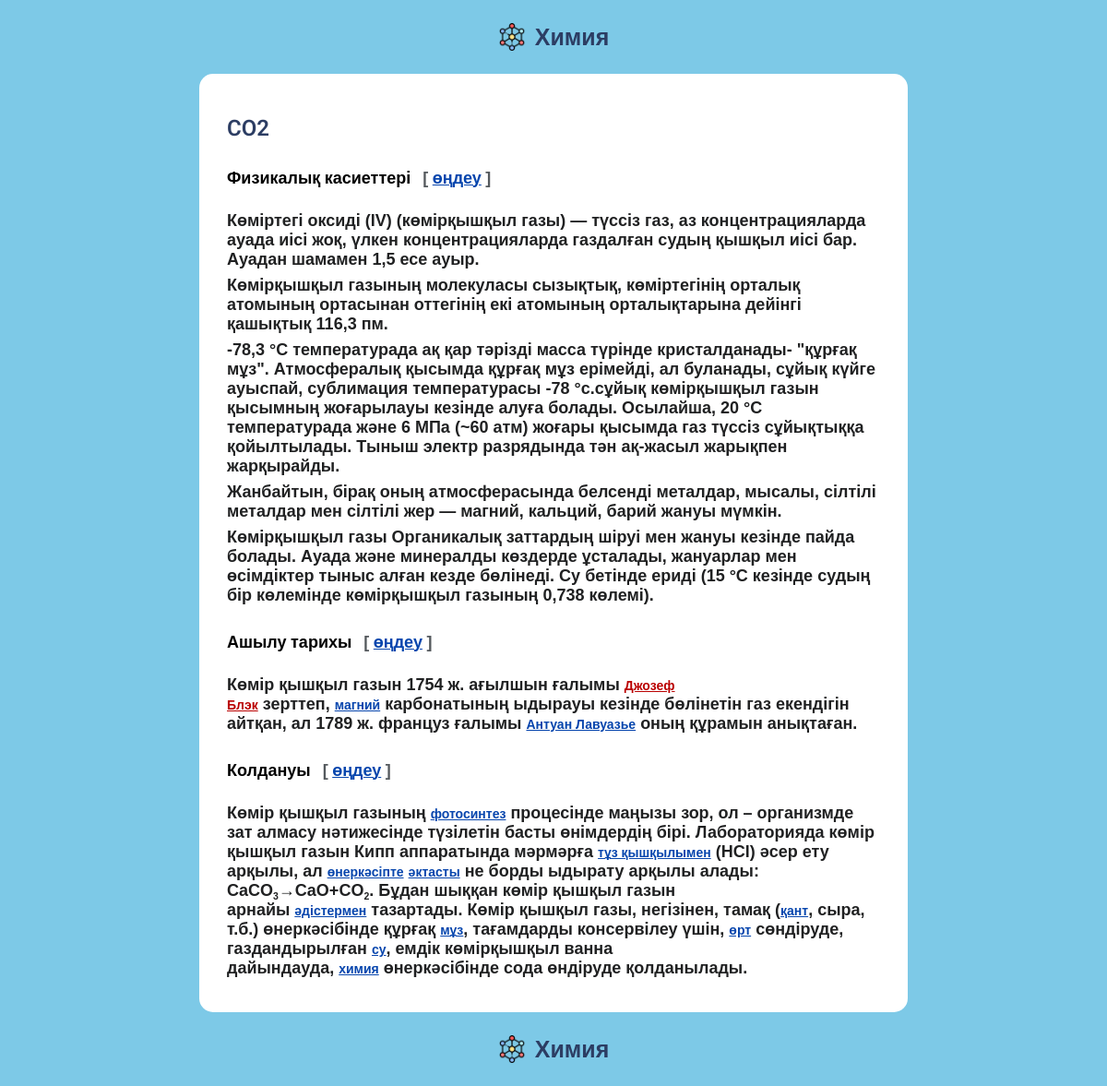
/item.php?id=5, run on the app's committed database.
### tables this page shows
CREATE TABLE items (id INTEGER PRIMARY KEY UNIQUE, name VARCHAR (0, 255), logo TEXT, text TEXT);

### item.php (the view, shortened to what this page needs)
<?php
    include('config.php');
    $id = $_GET['id'];
    $result = $db->prepare("SELECT * FROM items WHERE id = :id");
    $result->execute([':id' => $id]);
    $row = $result->fetchAll(PDO::FETCH_ASSOC);
?>
<!DOCTYPE html>
<html lang="en">
<head>
    <link rel="stylesheet" href="./css/sweetalert2.min.css">
    <link rel="stylesheet" href="./css/style.css">
</head>
<body>
    <header>
        <a href="./">
            <div class="header">
                <img src="./img/logo.png" alt="">
                <span>Химия</span>
            </div>
        </a>
    </header>
    <section>
        <div class="wrapper">
            <div class="block">
                <?php
                    foreach ($row as $row) {
                        ?>
                        <div class="block_title">
                            <h3><?php echo $row['name']; ?></h3>
                        </div>
                        <div class="block_body">
                            <?php echo $row['text']; ?>
                        </div>
                        <?php
                    };
                ?>
            </div>
        </div>
    </section>
    <footer>
        <a href="./">
            <div class="footer">
                <img src="./img/logo.png" alt="">
                <span>Химия</span>
            </div>
        </a>
    </footer>
</body>
</html>

### css/style.css (style rules this page uses)
*, *:before, *:after { box-sizing: border-box; }
body { padding: 0; margin: 0; outline: none; user-select: none; font-family: 'Roboto', sans-serif; background-color: #7dc9e7; }
header { min-height: 10vh; height: 50px; width: 100%; }
section { height: auto; min-height: 80vh; width: 100%; }
.wrapper { max-width: 1140px; width: 100%; margin: 0 auto; }
.block { width: 100%; min-height: 80vh; height: 100%; margin: 0px auto; padding: 30px; border-radius: 15px; background-color: #fff; }
.block_title h3 { margin-top: 15px; font-weight: 600; font-size: 24px; color: #2c3d63; }
header a, .box a, footer a { text-decoration: none; color: inherit; }
footer { min-height: 10vh; height: 50px; width: 100%; }
.header, .footer { height: 100%; display: flex; align-items: center; justify-content: center; }
.header img, .footer img { margin-right: 10px; line-height: 30px; height: 30px; }
.header span, .footer span { font-weight: 600; font-size: 25px; color: #2c3d63; }
@media (max-width: 1200px) { .wrapper { max-width: 768px; width: 100%; } }

### data on the page
items: name "CO2", text "Физикалық касиеттері [ өңдеу ] Көміртегі оксиді (IV) (көмірқышқыл газы) — түссіз газ, аз концентрацияларда ауада иісі жоқ, үлкен концентрацияларда газдалған судың қышқыл иісі бар. Ауадан шамамен 1,5 есе ауыр. Көмірқышқыл газының молекуласы сызықтық, көміртегінің орталық атомының ортасынан оттегінің екі атомының орталықтарына дейінгі қашықтық 116,3 пм. -78,3 °С температурада ақ қар тәрізді масса түрінде кристалданады- \"құрғақ мұз\". Атмосфералық қысымда құрғақ мұз ерімейді, ал буланады, сұйық күйге ауыспай, сублимация температурасы -78 °с.сұйық көмірқышқыл газын қысымның жоғарылауы кезінде алуға болады. Осылайша, 20 °С температурада және 6 МПа (~60 атм) жоғары қысымда газ түссіз сұйықтыққа…"
